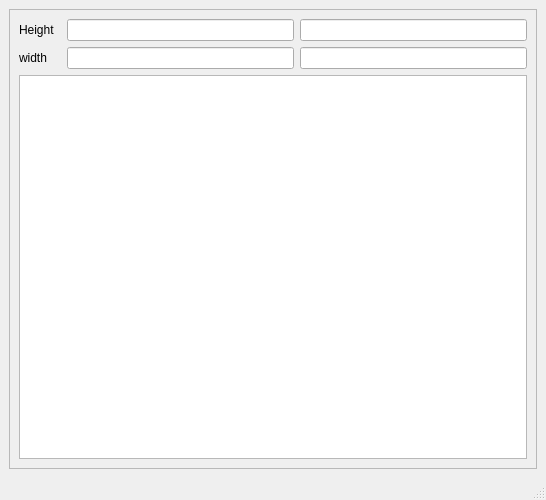
<?xml version="1.0" encoding="UTF-8"?>
<ui version="4.0">
 <class>FieldWindow</class>
 <widget class="QMainWindow" name="FieldWindow">
  <property name="geometry">
   <rect>
    <x>0</x>
    <y>0</y>
    <width>546</width>
    <height>500</height>
   </rect>
  </property>
  <property name="windowTitle">
   <string>Field</string>
  </property>
  <widget class="QWidget" name="centralwidget">
   <layout class="QGridLayout" name="gridLayout">
    <item row="0" column="0">
     <widget class="QFrame" name="frame">
      <property name="frameShape">
       <enum>QFrame::StyledPanel</enum>
      </property>
      <property name="frameShadow">
       <enum>QFrame::Raised</enum>
      </property>
      <layout class="QGridLayout" name="gridLayout_2">
       <item row="0" column="2">
        <widget class="QLineEdit" name="line_height"/>
       </item>
       <item row="1" column="0">
        <widget class="QLabel" name="label_2">
         <property name="text">
          <string>width</string>
         </property>
        </widget>
       </item>
       <item row="1" column="2">
        <widget class="QLineEdit" name="line_width"/>
       </item>
       <item row="0" column="0">
        <widget class="QLabel" name="label">
         <property name="text">
          <string>Height</string>
         </property>
        </widget>
       </item>
       <item row="0" column="3">
        <widget class="QLineEdit" name="lineEdit"/>
       </item>
       <item row="2" column="0" colspan="4">
        <widget class="QGraphicsView" name="graphicsView">
         <property name="sizePolicy">
          <sizepolicy hsizetype="MinimumExpanding" vsizetype="MinimumExpanding">
           <horstretch>0</horstretch>
           <verstretch>0</verstretch>
          </sizepolicy>
         </property>
         <property name="minimumSize">
          <size>
           <width>200</width>
           <height>105</height>
          </size>
         </property>
         <property name="maximumSize">
          <size>
           <width>1000</width>
           <height>525</height>
          </size>
         </property>
         <property name="sizeIncrement">
          <size>
           <width>2</width>
           <height>1</height>
          </size>
         </property>
        </widget>
       </item>
       <item row="1" column="3">
        <widget class="QLineEdit" name="lineEdit_2"/>
       </item>
      </layout>
     </widget>
    </item>
   </layout>
  </widget>
  <widget class="QMenuBar" name="menubar">
   <property name="geometry">
    <rect>
     <x>0</x>
     <y>0</y>
     <width>546</width>
     <height>25</height>
    </rect>
   </property>
  </widget>
  <widget class="QStatusBar" name="statusbar"/>
 </widget>
 <resources/>
 <connections/>
</ui>
